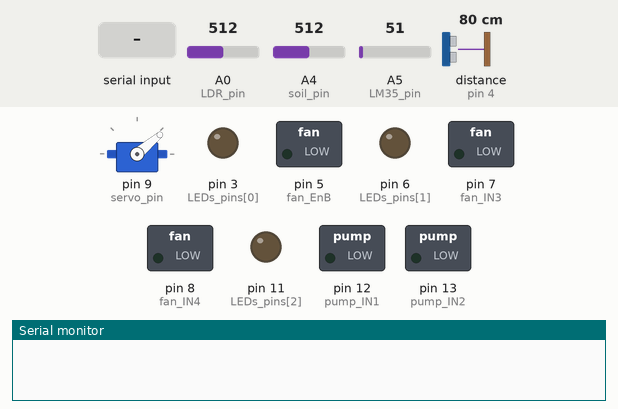
Simulated run of this sketch. Board: Arduino Uno, built with avr-gcc and run on an emulated ATmega328P. Shown: servo, switched loads named in the sketch (green lamp = pin HIGH), output pins drawn as LEDs (lit = HIGH), the last lines printed to the serial monitor. Inputs (shaded band) come from the test bench; at power-on: A5 (LM35_pin) = 51, A4 (soil_pin) = 512, A0 (LDR_pin) = 512, distance to the obstacle (sensor on pin 4) 80 cm. The echo pulse lasts 58.3 µs per cm; pins used as bus, display or sensor lines are not drawn.

Above: at 1.2 s.
1.3 s: "b" received over the second serial link
At 1.6 s:
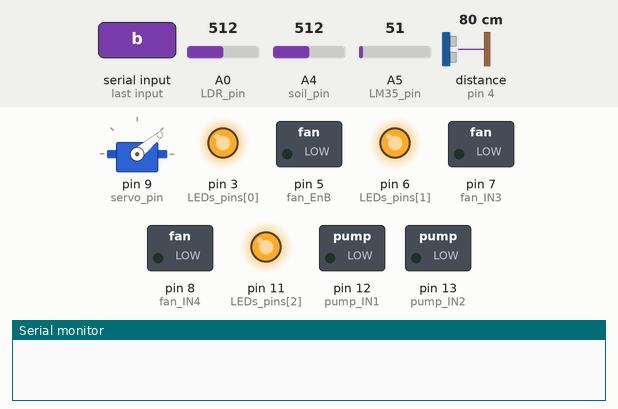
2.8 s: "d" received over the second serial link
At 3.9 s:
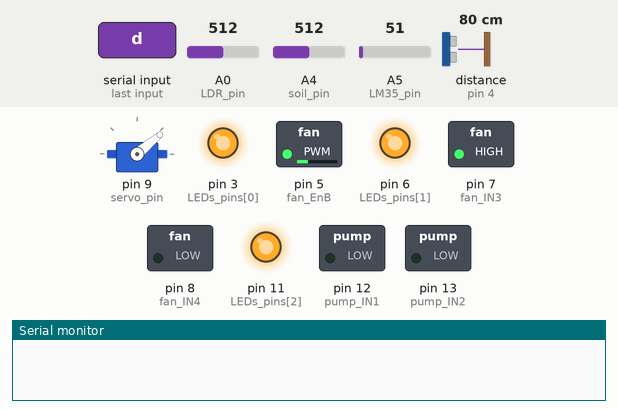
4.3 s: "o" received over the second serial link
At 5.3 s:
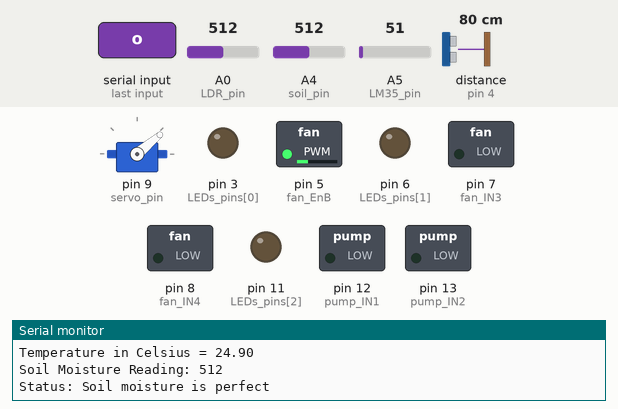
5.8 s: A5 (LM35_pin) set to 54
At 7.5 s:
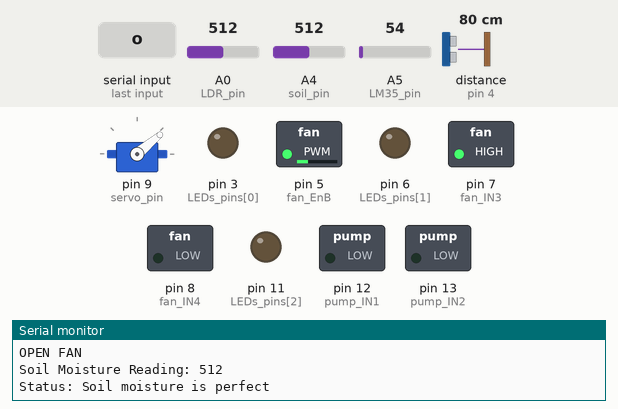
7.9 s: A4 (soil_pin) set to 731
10.9 s: A4 (soil_pin) set to 763
At 13.1 s:
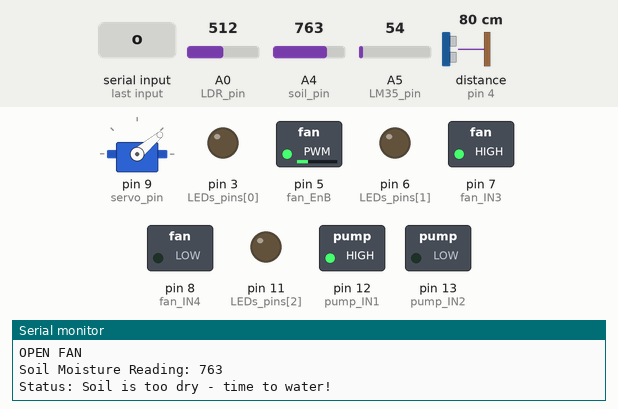
Timing chart, 0 to 14.4 s (numbered marks = the images above; inputs shaded):
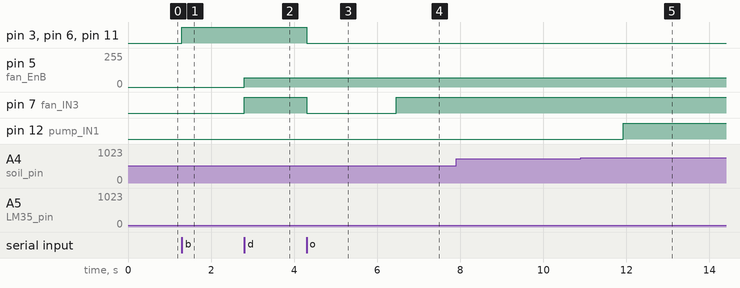

The sketch:

Smart_Home.ino
```cpp
#include <Servo.h>
#include<SoftwareSerial.h>

SoftwareSerial bt(A3,A2); /* (Rx,Tx) */

///////////////////////////////////////////Pins & Variables//////////////////////////////////////////////

//////////////////////////////Gate System////////////////////////////////////
//Pins Numbers
#define servo_pin 9
#define Trig_pin 10
#define Echo_pin 4
Servo myservo;
//Variables
#define distance_threshold 10
long duration;
int distance;
int servo_pos=40;


////////////////////////////Lighting System////////////////////////
//Pins Numbers
#define pirPin 2
#define LDR_pin A0
const int LEDs_pins[] = {3, 6, 11};
//Variables
#define light_threshold 400
int LDR_reading;

long unsigned int timeStamp_noMotion;
long unsigned int time_before_considering_motion_ended = 5000;

boolean no_mothion_detected = true;
boolean capture_high_To_low_time;
int PIRValue = 0;


//////////////////////////Fan System//////////////////////////
//Pins Numbers
#define LM35_pin A5
#define fan_IN3 7
#define fan_IN4 8
#define fan_EnB 5
//Variables
#define temp_threshold 25
float LM35_reading;


//////////////////////////Irrigation System/////////////////////////////////
//Pins Numbers
#define pump_IN1 12
#define pump_IN2 13
#define soil_pin A4
//Variables
#define soilWet_threshold 500   // Define max value we consider soil 'wet'
#define soilDry_threshold 750   // Define min value we consider soil 'dry'
int soil_reading;


//Communication
char Incoming_char;
int Incoming_val;


void setup() {
  bt.begin(9600);
  Serial.begin(9600);
  pin_modes();

}

bool flag_auto = false;
bool r = false;


void loop() {
  if(bt.available() > 0)
  {
    Incoming_char = bt.read();

    if(Incoming_char == 'f' || Incoming_char == 'l'){
      while(bt.available() == 0){
      }
      Incoming_val = bt.read();
    }
    if(Incoming_char == 'o'){
      flag_auto = true;
    }
    if(Incoming_char == 'm' || Incoming_char == 'z'){
      flag_auto = false;
      close_fan();
      close_gate();
      close_pump();
      LEDs_OFF();

    }


    }


  if(flag_auto == true){
      //Gate System
      Gate_Sys();
      //Lighting System
      Lighting_Sys();
      //Fan System
      Fan_Sys();
      //Irrigation System
      Irrigation_Sys();
    }

    else{
        if(Incoming_char=='a') LEDs_OFF();
        if(Incoming_char=='b') LEDs_ON();
        if(Incoming_char=='l') {
          LEDs_Brightness(Incoming_val);
        }
        if(Incoming_char=='c') close_fan();
        if(Incoming_char=='d') open_fan();
        if(Incoming_char=='f') {
          open_fan_speed(Incoming_val);
        }
        if(Incoming_char=='e') close_gate();
        if(Incoming_char=='g') open_gate();
        if(Incoming_char=='h') close_pump();
        if(Incoming_char=='i') open_pump();
      }


}


//Functinos
void pin_modes(){
   // Sets the LEDs as Output
  for(int i=0; i<3; i++){
    pinMode(LEDs_pins[i], OUTPUT);
  }
  pinMode(pump_IN1, OUTPUT); // Sets the IN1 as an Output
  pinMode(pump_IN2, OUTPUT); // Sets the IN2 as an Output
  pinMode(fan_IN3, OUTPUT); // Sets the IN3 as an Output
  pinMode(fan_IN4, OUTPUT); // Sets the IN4 as an Output
  pinMode(fan_EnB, OUTPUT); // Sets the EnB as an Output

  pinMode(Trig_pin, OUTPUT); // Sets the trigPin as an Output
  pinMode(Echo_pin, INPUT); // Sets the echoPin as an Input

  pinMode(pirPin, INPUT); // Sets the PIR as an Input

  myservo.attach(servo_pin); //Define Servo Pin
  myservo.write(servo_pos);
}


/////////////////////////////// Gate System ////////////////////////////////
void Gate_Sys(){
  // Clears the trigPin
  digitalWrite(Trig_pin, LOW);
  delayMicroseconds(2);
  // Sets the trigPin on HIGH state for 10 micro seconds
  digitalWrite(Trig_pin, HIGH);
  delayMicroseconds(10);
  digitalWrite(Trig_pin, LOW);
  // Reads the echoPin, returns the sound wave travel time in microseconds
  duration = pulseIn(Echo_pin, HIGH);
  // Calculating the distance
  distance = duration * 0.034 / 2;
  // Prints the distance on the Serial Monitor
  Serial.print("Distance: ");
  Serial.println(distance);

  if(distance <= distance_threshold){
    open_gate();
    delay(2000);
    close_gate();
  }
  else{
    close_gate();
  }

}

void close_gate(){
  myservo.write(40);
}

void open_gate(){
  myservo.write(180);
}


/////////////////////////////// Lighting System ////////////////////////////////
void Lighting_Sys(){
  LDR_reading = analogRead(LDR_pin);
  Serial.print("LDR Reading = ");
  Serial.println(LDR_reading);
  if (LDR_reading <= light_threshold) {

    if(digitalRead(pirPin) == HIGH) {
      if(no_mothion_detected) {
         PIRValue = 1;
         Serial.println("Motion detected.");
         no_mothion_detected = false;
         LEDs_ON();
         delay(50);
      }
      capture_high_To_low_time = true;
   }
   if(digitalRead(pirPin) == LOW) {
      if(capture_high_To_low_time){
         timeStamp_noMotion = millis();
         capture_high_To_low_time = false;
      }
      if((!no_mothion_detected && millis() - timeStamp_noMotion > time_before_considering_motion_ended)) {
         PIRValue = 0;
         no_mothion_detected = true;
         Serial.println("Motion ended.");
         LEDs_OFF();
         delay(50);
      }
   }
  }
  else {
    LEDs_OFF();
    no_mothion_detected = true;
  }
}

void LEDs_ON(){
  for(int i=0; i<3; i++){
      analogWrite(LEDs_pins[i],255);
   }
}

void LEDs_OFF(){
  for(int i=0; i<3; i++){
      analogWrite(LEDs_pins[i],0);
    }
}

void LEDs_Brightness(int intensity){
  for(int i=0; i<3; i++){
      analogWrite(LEDs_pins[i],intensity);
    }
}


/////////////////////////////// Fan System ////////////////////////////////
void Fan_Sys(){
  LM35_reading = LM35();
  Serial.print("Temperature in Celsius = ");
  Serial.println(LM35_reading);
  if (LM35_reading >= temp_threshold){
    Serial.println("OPEN FAN");
    open_fan();
  }
  else{
    close_fan();
  }
}

float LM35(){
  int LM35_reading;
  float temp_val;
  LM35_reading = analogRead(LM35_pin);  /* Read Temperature */
  temp_val = LM35_reading*(5/(1024*10e-3)); /* LM35 gives output of 10mv/°C */
  return temp_val;
}

void close_fan(){
  digitalWrite(fan_IN3, LOW);
  digitalWrite(fan_IN4, LOW);
}

void open_fan(){
  digitalWrite(fan_IN3, HIGH);
  digitalWrite(fan_IN4, LOW);
  analogWrite(fan_EnB, 70);
}

void open_fan_speed(int speed_val){
  digitalWrite(fan_IN3, HIGH);
  digitalWrite(fan_IN4, LOW);
  analogWrite(fan_EnB, speed_val);
}


/////////////////////////////// Irrigation System ////////////////////////////////
void Irrigation_Sys(){
  int moisture = analogRead(soil_pin);
  Serial.print("Soil Moisture Reading: ");
  Serial.println(moisture);

  // Determine status of our soil
  if (moisture < soilWet_threshold) {
    Serial.println("Status: Soil is too wet");
    close_pump();
  } else if (moisture >= soilWet_threshold && moisture < soilDry_threshold) {
    Serial.println("Status: Soil moisture is perfect");
    close_pump();
  } else {
    Serial.println("Status: Soil is too dry - time to water!");
    open_pump();
  }

  delay(1000);  // Take a reading every second for testing
          // Normally you should take reading perhaps once or twice a day
  Serial.println();

}

void close_pump(){
  digitalWrite(pump_IN1, LOW);
  digitalWrite(pump_IN2, LOW);
}

void open_pump(){
  digitalWrite(pump_IN1, HIGH);
  digitalWrite(pump_IN2, LOW);
}
```

Measured:
- the behaviour switches between 51 and 52 on A5 (LM35_pin) (found by bisection; images 3 and 4)
- the behaviour switches between 749 and 750 on A4 (soil_pin) (found by bisection; images 4 and 5)
- after the input at 1.3 s, pin 3 (LEDs_pins[0]), pin 6 (LEDs_pins[1]), pin 11 (LEDs_pins[2]): LOW → HIGH at once
- after the input at 2.8 s, pin 5 (fan_EnB): 0/255 → 70/255 at once; pin 7 (fan_IN3): LOW → HIGH at once
- after the input at 4.3 s, pin 3 (LEDs_pins[0]), pin 6 (LEDs_pins[1]), pin 7 (fan_IN3), pin 11 (LEDs_pins[2]): HIGH → LOW at once
- after the input at 5.8 s, pin 7 (fan_IN3): LOW → HIGH after 0.66 s
- after the input at 10.9 s, pin 12 (pump_IN1): LOW → HIGH after 1.0 s
